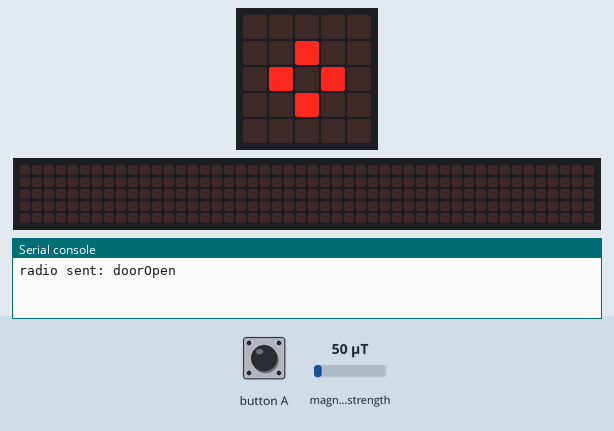
Recording of a program running on a simulated BBC micro:bit (MakeCode). Parts: the board's 5×5 LED display, a strip that is not on the board, showing the scrolling text unrolled, the last lines printed to the serial console. The inputs (shaded band) are chosen by the test bench; at power-on: magnetic field strength 50 µT. No radio messages arrive unless stated (any console line starting 'radio sent:' is added by the test bench); the 48×5 strip is a reading aid, not a part: it shows the text the display is scrolling, unrolled, one strip-width of it at a time.

Above: at 1.2 s.
1.3 s: button A pressed for 0.15 s
At 1.52 s:
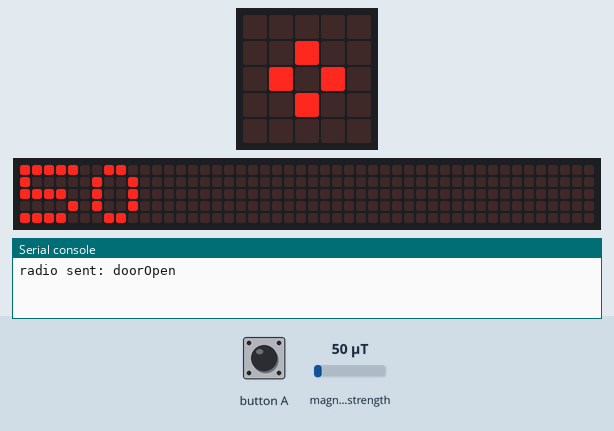
2.0 s: magnetic field strength set to 91 µT
5.6 s: magnetic field strength set to 104 µT
At 7.8 s:
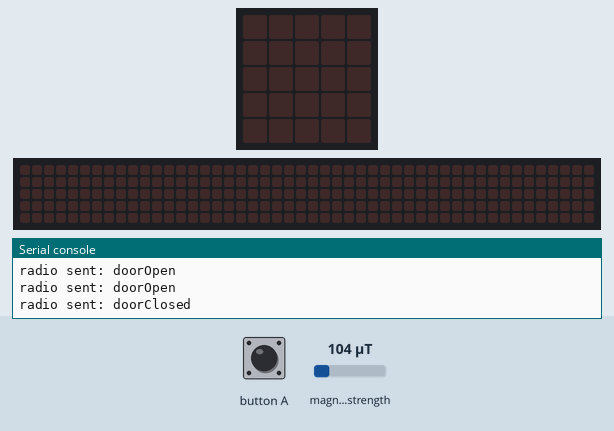
8.2 s: button A pressed for 0.15 s
At 8.5 s:
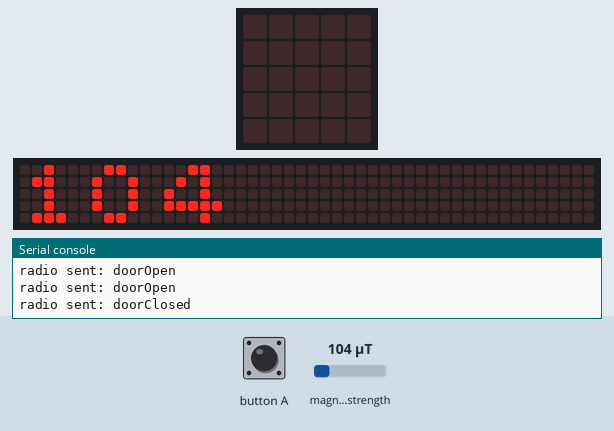
8.9 s: magnetic field strength set to 10 µT
10.9 s: magnetic field strength set to 125 µT
At 14.9 s:
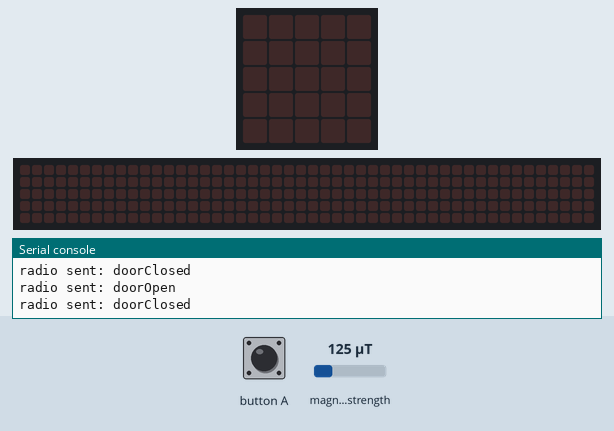
Timing chart, 0 to 16.0 s (numbered marks = the images above; inputs shaded):
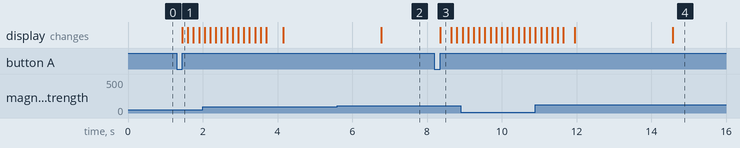

Measured:
- the behaviour switches between 99 and 100 µT on magnetic field strength (found by bisection; images 1 and 2)
- after the input at 1.3 s, the display: changes after 0.15 s (image 1)
- after the input at 5.6 s, the display: changes after 1.2 s (image 2)
- after the input at 8.2 s, the display: changes after 0.15 s (image 3)
- after the input at 10.9 s, the display: first differs from a run without the input after 3.7 s (image 4)

The program:

main.ts
```typescript
input.onButtonPressed(Button.A, function () {
    basic.showNumber(input.magneticForce(Dimension.Strength))
})
radio.setGroup(7567)
basic.forever(function () {
    if (input.magneticForce(Dimension.Strength) < 100) {
        basic.showIcon(IconNames.SmallDiamond)
        radio.sendString("doorOpen")
    } else {
        basic.clearScreen()
        radio.sendString("doorClosed")
    }
    basic.pause(2000)
})
```

test.ts
```typescript
// aquí va el archivo "tests"; esto no se compilará cuando este paquete se utilice como una extensión.
```
